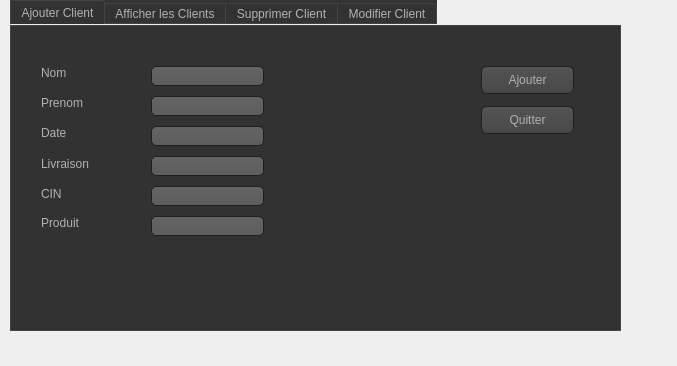
<?xml version="1.0" encoding="UTF-8"?>
<ui version="4.0">
 <class>commande</class>
 <widget class="QDialog" name="commande">
  <property name="geometry">
   <rect>
    <x>0</x>
    <y>0</y>
    <width>677</width>
    <height>366</height>
   </rect>
  </property>
  <property name="windowTitle">
   <string>Dialog</string>
  </property>
  <widget class="QTabWidget" name="tabWidget">
   <property name="geometry">
    <rect>
     <x>10</x>
     <y>0</y>
     <width>611</width>
     <height>331</height>
    </rect>
   </property>
   <property name="styleSheet">
    <string notr="true">QToolTip
{
     border: 1px solid black;
     background-color: #ffa02f;
     padding: 1px;
     border-radius: 3px;
     opacity: 100;
}

QWidget
{
    color: #b1b1b1;
    background-color: #323232;
}

QWidget:item:hover
{
    background-color: QLinearGradient( x1: 0, y1: 0, x2: 0, y2: 1, stop: 0 #ffa02f, stop: 1 #ca0619);
    color: #000000;
}

QWidget:item:selected
{
    background-color: QLinearGradient( x1: 0, y1: 0, x2: 0, y2: 1, stop: 0 #ffa02f, stop: 1 #d7801a);
}

QMenuBar::item
{
    background: transparent;
}

QMenuBar::item:selected
{
    background: transparent;
    border: 1px solid #ffaa00;
}

QMenuBar::item:pressed
{
    background: #444;
    border: 1px solid #000;
    background-color: QLinearGradient(
        x1:0, y1:0,
        x2:0, y2:1,
        stop:1 #212121,
        stop:0.4 #343434/*,
        stop:0.2 #343434,
        stop:0.1 #ffaa00*/
    );
    margin-bottom:-1px;
    padding-bottom:1px;
}

QMenu
{
    border: 1px solid #000;
}

QMenu::item
{
    padding: 2px 20px 2px 20px;
}

QMenu::item:selected
{
    color: #000000;
}

QWidget:disabled
{
    color: #404040;
    background-color: #323232;
}

QAbstractItemView
{
    background-color: QLinearGradient( x1: 0, y1: 0, x2: 0, y2: 1, stop: 0 #4d4d4d, stop: 0.1 #646464, stop: 1 #5d5d5d);
}

QWidget:focus
{
    /*border: 2px solid QLinearGradient( x1: 0, y1: 0, x2: 0, y2: 1, stop: 0 #ffa02f, stop: 1 #d7801a);*/
}

QLineEdit
{
    background-color: QLinearGradient( x1: 0, y1: 0, x2: 0, y2: 1, stop: 0 #4d4d4d, stop: 0 #646464, stop: 1 #5d5d5d);
    padding: 1px;
    border-style: solid;
    border: 1px solid #1e1e1e;
    border-radius: 5;
}

QPushButton
{
    color: #b1b1b1;
    background-color: QLinearGradient( x1: 0, y1: 0, x2: 0, y2: 1, stop: 0 #565656, stop: 0.1 #525252, stop: 0.5 #4e4e4e, stop: 0.9 #4a4a4a, stop: 1 #464646);
    border-width: 1px;
    border-color: #1e1e1e;
    border-style: solid;
    border-radius: 6;
    padding: 3px;
    font-size: 12px;
    padding-left: 5px;
    padding-right: 5px;
}

QPushButton:pressed
{
    background-color: QLinearGradient( x1: 0, y1: 0, x2: 0, y2: 1, stop: 0 #2d2d2d, stop: 0.1 #2b2b2b, stop: 0.5 #292929, stop: 0.9 #282828, stop: 1 #252525);
}

QComboBox
{
    selection-background-color: #ffaa00;
    background-color: QLinearGradient( x1: 0, y1: 0, x2: 0, y2: 1, stop: 0 #565656, stop: 0.1 #525252, stop: 0.5 #4e4e4e, stop: 0.9 #4a4a4a, stop: 1 #464646);
    border-style: solid;
    border: 1px solid #1e1e1e;
    border-radius: 5;
}

QComboBox:hover,QPushButton:hover
{
    border: 2px solid QLinearGradient( x1: 0, y1: 0, x2: 0, y2: 1, stop: 0 #ffa02f, stop: 1 #d7801a);
}


QComboBox:on
{
    padding-top: 3px;
    padding-left: 4px;
    background-color: QLinearGradient( x1: 0, y1: 0, x2: 0, y2: 1, stop: 0 #2d2d2d, stop: 0.1 #2b2b2b, stop: 0.5 #292929, stop: 0.9 #282828, stop: 1 #252525);
    selection-background-color: #ffaa00;
}

QComboBox QAbstractItemView
{
    border: 2px solid darkgray;
    selection-background-color: QLinearGradient( x1: 0, y1: 0, x2: 0, y2: 1, stop: 0 #ffa02f, stop: 1 #d7801a);
}

QComboBox::drop-down
{
     subcontrol-origin: padding;
     subcontrol-position: top right;
     width: 15px;

     border-left-width: 0px;
     border-left-color: darkgray;
     border-left-style: solid; /* just a single line */
     border-top-right-radius: 3px; /* same radius as the QComboBox */
     border-bottom-right-radius: 3px;
 }

QComboBox::down-arrow
{
     image: url(:/down_arrow.png);
}

QGroupBox:focus
{
border: 2px solid QLinearGradient( x1: 0, y1: 0, x2: 0, y2: 1, stop: 0 #ffa02f, stop: 1 #d7801a);
}

QTextEdit:focus
{
    border: 2px solid QLinearGradient( x1: 0, y1: 0, x2: 0, y2: 1, stop: 0 #ffa02f, stop: 1 #d7801a);
}

QScrollBar:horizontal {
     border: 1px solid #222222;
     background: QLinearGradient( x1: 0, y1: 0, x2: 0, y2: 1, stop: 0.0 #121212, stop: 0.2 #282828, stop: 1 #484848);
     height: 7px;
     margin: 0px 16px 0 16px;
}

QScrollBar::handle:horizontal
{
      background: QLinearGradient( x1: 0, y1: 0, x2: 1, y2: 0, stop: 0 #ffa02f, stop: 0.5 #d7801a, stop: 1 #ffa02f);
      min-height: 20px;
      border-radius: 2px;
}

QScrollBar::add-line:horizontal {
      border: 1px solid #1b1b19;
      border-radius: 2px;
      background: QLinearGradient( x1: 0, y1: 0, x2: 1, y2: 0, stop: 0 #ffa02f, stop: 1 #d7801a);
      width: 14px;
      subcontrol-position: right;
      subcontrol-origin: margin;
}

QScrollBar::sub-line:horizontal {
      border: 1px solid #1b1b19;
      border-radius: 2px;
      background: QLinearGradient( x1: 0, y1: 0, x2: 1, y2: 0, stop: 0 #ffa02f, stop: 1 #d7801a);
      width: 14px;
     subcontrol-position: left;
     subcontrol-origin: margin;
}

QScrollBar::right-arrow:horizontal, QScrollBar::left-arrow:horizontal
{
      border: 1px solid black;
      width: 1px;
      height: 1px;
      background: white;
}

QScrollBar::add-page:horizontal, QScrollBar::sub-page:horizontal
{
      background: none;
}

QScrollBar:vertical
{
      background: QLinearGradient( x1: 0, y1: 0, x2: 1, y2: 0, stop: 0.0 #121212, stop: 0.2 #282828, stop: 1 #484848);
      width: 7px;
      margin: 16px 0 16px 0;
      border: 1px solid #222222;
}

QScrollBar::handle:vertical
{
      background: QLinearGradient( x1: 0, y1: 0, x2: 0, y2: 1, stop: 0 #ffa02f, stop: 0.5 #d7801a, stop: 1 #ffa02f);
      min-height: 20px;
      border-radius: 2px;
}

QScrollBar::add-line:vertical
{
      border: 1px solid #1b1b19;
      border-radius: 2px;
      background: QLinearGradient( x1: 0, y1: 0, x2: 0, y2: 1, stop: 0 #ffa02f, stop: 1 #d7801a);
      height: 14px;
      subcontrol-position: bottom;
      subcontrol-origin: margin;
}

QScrollBar::sub-line:vertical
{
      border: 1px solid #1b1b19;
      border-radius: 2px;
      background: QLinearGradient( x1: 0, y1: 0, x2: 0, y2: 1, stop: 0 #d7801a, stop: 1 #ffa02f);
      height: 14px;
      subcontrol-position: top;
      subcontrol-origin: margin;
}

QScrollBar::up-arrow:vertical, QScrollBar::down-arrow:vertical
{
      border: 1px solid black;
      width: 1px;
      height: 1px;
      background: white;
}


QScrollBar::add-page:vertical, QScrollBar::sub-page:vertical
{
      background: none;
}

QTextEdit
{
    background-color: #242424;
}

QPlainTextEdit
{
    background-color: #242424;
}

QHeaderView::section
{
    background-color: QLinearGradient(x1:0, y1:0, x2:0, y2:1, stop:0 #616161, stop: 0.5 #505050, stop: 0.6 #434343, stop:1 #656565);
    color: white;
    padding-left: 4px;
    border: 1px solid #6c6c6c;
}

QCheckBox:disabled
{
color: #414141;
}

QDockWidget::title
{
    text-align: center;
    spacing: 3px; /* spacing between items in the tool bar */
    background-color: QLinearGradient(x1:0, y1:0, x2:0, y2:1, stop:0 #323232, stop: 0.5 #242424, stop:1 #323232);
}

QDockWidget::close-button, QDockWidget::float-button
{
    text-align: center;
    spacing: 1px; /* spacing between items in the tool bar */
    background-color: QLinearGradient(x1:0, y1:0, x2:0, y2:1, stop:0 #323232, stop: 0.5 #242424, stop:1 #323232);
}

QDockWidget::close-button:hover, QDockWidget::float-button:hover
{
    background: #242424;
}

QDockWidget::close-button:pressed, QDockWidget::float-button:pressed
{
    padding: 1px -1px -1px 1px;
}

QMainWindow::separator
{
    background-color: QLinearGradient(x1:0, y1:0, x2:0, y2:1, stop:0 #161616, stop: 0.5 #151515, stop: 0.6 #212121, stop:1 #343434);
    color: white;
    padding-left: 4px;
    border: 1px solid #4c4c4c;
    spacing: 3px; /* spacing between items in the tool bar */
}

QMainWindow::separator:hover
{

    background-color: QLinearGradient(x1:0, y1:0, x2:0, y2:1, stop:0 #d7801a, stop:0.5 #b56c17 stop:1 #ffa02f);
    color: white;
    padding-left: 4px;
    border: 1px solid #6c6c6c;
    spacing: 3px; /* spacing between items in the tool bar */
}

QToolBar::handle
{
     spacing: 3px; /* spacing between items in the tool bar */
     background: url(:/images/handle.png);
}

QMenu::separator
{
    height: 2px;
    background-color: QLinearGradient(x1:0, y1:0, x2:0, y2:1, stop:0 #161616, stop: 0.5 #151515, stop: 0.6 #212121, stop:1 #343434);
    color: white;
    padding-left: 4px;
    margin-left: 10px;
    margin-right: 5px;
}

QProgressBar
{
    border: 2px solid grey;
    border-radius: 5px;
    text-align: center;
}

QProgressBar::chunk
{
    background-color: #d7801a;
    width: 2.15px;
    margin: 0.5px;
}

QTabBar::tab {
    color: #b1b1b1;
    border: 1px solid #444;
    border-bottom-style: none;
    background-color: #323232;
    padding-left: 10px;
    padding-right: 10px;
    padding-top: 3px;
    padding-bottom: 2px;
    margin-right: -1px;
}

QTabWidget::pane {
    border: 1px solid #444;
    top: 1px;
}

QTabBar::tab:last
{
    margin-right: 0; /* the last selected tab has nothing to overlap with on the right */
    border-top-right-radius: 3px;
}

QTabBar::tab:first:!selected
{
 margin-left: 0px; /* the last selected tab has nothing to overlap with on the right */


    border-top-left-radius: 3px;
}

QTabBar::tab:!selected
{
    color: #b1b1b1;
    border-bottom-style: solid;
    margin-top: 3px;
    background-color: QLinearGradient(x1:0, y1:0, x2:0, y2:1, stop:1 #212121, stop:.4 #343434);
}

QTabBar::tab:selected
{
    border-top-left-radius: 3px;
    border-top-right-radius: 3px;
    margin-bottom: 0px;
}

QTabBar::tab:!selected:hover
{
    /*border-top: 2px solid #ffaa00;
    padding-bottom: 3px;*/
    border-top-left-radius: 3px;
    border-top-right-radius: 3px;
    background-color: QLinearGradient(x1:0, y1:0, x2:0, y2:1, stop:1 #212121, stop:0.4 #343434, stop:0.2 #343434, stop:0.1 #ffaa00);
}

QRadioButton::indicator:checked, QRadioButton::indicator:unchecked{
    color: #b1b1b1;
    background-color: #323232;
    border: 1px solid #b1b1b1;
    border-radius: 6px;
}

QRadioButton::indicator:checked
{
    background-color: qradialgradient(
        cx: 0.5, cy: 0.5,
        fx: 0.5, fy: 0.5,
        radius: 1.0,
        stop: 0.25 #ffaa00,
        stop: 0.3 #323232
    );
}

QCheckBox::indicator{
    color: #b1b1b1;
    background-color: #323232;
    border: 1px solid #b1b1b1;
    width: 9px;
    height: 9px;
}

QRadioButton::indicator
{
    border-radius: 6px;
}

QRadioButton::indicator:hover, QCheckBox::indicator:hover
{
    border: 1px solid #ffaa00;
}

QCheckBox::indicator:checked
{
    image:url(:/images/checkbox.png);
}

QCheckBox::indicator:disabled, QRadioButton::indicator:disabled
{
    border: 1px solid #444;
}</string>
   </property>
   <property name="currentIndex">
    <number>0</number>
   </property>
   <widget class="QWidget" name="tab_5">
    <attribute name="title">
     <string>Ajouter Client</string>
    </attribute>
    <widget class="QLabel" name="label">
     <property name="geometry">
      <rect>
       <x>30</x>
       <y>160</y>
       <width>61</width>
       <height>16</height>
      </rect>
     </property>
     <property name="text">
      <string>CIN</string>
     </property>
    </widget>
    <widget class="QLabel" name="label_15">
     <property name="geometry">
      <rect>
       <x>30</x>
       <y>100</y>
       <width>47</width>
       <height>13</height>
      </rect>
     </property>
     <property name="text">
      <string>Date</string>
     </property>
    </widget>
    <widget class="QLabel" name="label_16">
     <property name="geometry">
      <rect>
       <x>30</x>
       <y>130</y>
       <width>51</width>
       <height>16</height>
      </rect>
     </property>
     <property name="text">
      <string>Livraison</string>
     </property>
    </widget>
    <widget class="QLineEdit" name="lineEdit_CIN_2">
     <property name="geometry">
      <rect>
       <x>140</x>
       <y>160</y>
       <width>113</width>
       <height>20</height>
      </rect>
     </property>
    </widget>
    <widget class="QLineEdit" name="lineEdit_Date_2">
     <property name="geometry">
      <rect>
       <x>140</x>
       <y>100</y>
       <width>113</width>
       <height>20</height>
      </rect>
     </property>
    </widget>
    <widget class="QLineEdit" name="lineEdit_Livraison_2">
     <property name="geometry">
      <rect>
       <x>140</x>
       <y>130</y>
       <width>113</width>
       <height>20</height>
      </rect>
     </property>
    </widget>
    <widget class="QLineEdit" name="lineEdit_Produit_2">
     <property name="geometry">
      <rect>
       <x>140</x>
       <y>190</y>
       <width>113</width>
       <height>20</height>
      </rect>
     </property>
    </widget>
    <widget class="QLabel" name="label_17">
     <property name="geometry">
      <rect>
       <x>30</x>
       <y>190</y>
       <width>47</width>
       <height>13</height>
      </rect>
     </property>
     <property name="text">
      <string>Produit</string>
     </property>
    </widget>
    <widget class="QLineEdit" name="lineEdit_Prenom_2">
     <property name="geometry">
      <rect>
       <x>140</x>
       <y>70</y>
       <width>113</width>
       <height>20</height>
      </rect>
     </property>
    </widget>
    <widget class="QLineEdit" name="lineEdit_Nom_2">
     <property name="geometry">
      <rect>
       <x>140</x>
       <y>40</y>
       <width>113</width>
       <height>20</height>
      </rect>
     </property>
    </widget>
    <widget class="QLabel" name="label_18">
     <property name="geometry">
      <rect>
       <x>30</x>
       <y>70</y>
       <width>47</width>
       <height>13</height>
      </rect>
     </property>
     <property name="text">
      <string>Prenom</string>
     </property>
    </widget>
    <widget class="QLabel" name="label_19">
     <property name="geometry">
      <rect>
       <x>30</x>
       <y>40</y>
       <width>47</width>
       <height>13</height>
      </rect>
     </property>
     <property name="text">
      <string>Nom</string>
     </property>
    </widget>
    <widget class="QPushButton" name="pushButton">
     <property name="geometry">
      <rect>
       <x>470</x>
       <y>40</y>
       <width>93</width>
       <height>28</height>
      </rect>
     </property>
     <property name="text">
      <string>Ajouter</string>
     </property>
    </widget>
    <widget class="QPushButton" name="pushButton_3">
     <property name="geometry">
      <rect>
       <x>470</x>
       <y>80</y>
       <width>93</width>
       <height>28</height>
      </rect>
     </property>
     <property name="text">
      <string>Quitter</string>
     </property>
    </widget>
   </widget>
   <widget class="QWidget" name="tab_6">
    <attribute name="title">
     <string>Afficher les Clients</string>
    </attribute>
    <widget class="QTableView" name="tabclient_2">
     <property name="geometry">
      <rect>
       <x>10</x>
       <y>10</y>
       <width>361</width>
       <height>251</height>
      </rect>
     </property>
    </widget>
   </widget>
   <widget class="QWidget" name="tab_7">
    <attribute name="title">
     <string>Supprimer Client</string>
    </attribute>
    <widget class="QLineEdit" name="lineEdit_id_3">
     <property name="geometry">
      <rect>
       <x>140</x>
       <y>30</y>
       <width>113</width>
       <height>20</height>
      </rect>
     </property>
    </widget>
    <widget class="QLabel" name="label_20">
     <property name="geometry">
      <rect>
       <x>20</x>
       <y>30</y>
       <width>61</width>
       <height>16</height>
      </rect>
     </property>
     <property name="text">
      <string>prenom</string>
     </property>
    </widget>
    <widget class="QPushButton" name="pb_supprimer_2">
     <property name="geometry">
      <rect>
       <x>240</x>
       <y>140</y>
       <width>75</width>
       <height>23</height>
      </rect>
     </property>
     <property name="text">
      <string>Supprimer</string>
     </property>
    </widget>
   </widget>
   <widget class="QWidget" name="tab_8">
    <attribute name="title">
     <string>Modifier Client</string>
    </attribute>
    <widget class="QLineEdit" name="lineEdit_nomrech_2">
     <property name="geometry">
      <rect>
       <x>130</x>
       <y>20</y>
       <width>113</width>
       <height>20</height>
      </rect>
     </property>
    </widget>
    <widget class="QLabel" name="label_21">
     <property name="geometry">
      <rect>
       <x>20</x>
       <y>20</y>
       <width>91</width>
       <height>20</height>
      </rect>
     </property>
     <property name="text">
      <string>nom a modifier</string>
     </property>
    </widget>
    <widget class="QPushButton" name="pb_Modifier_2">
     <property name="geometry">
      <rect>
       <x>270</x>
       <y>170</y>
       <width>75</width>
       <height>23</height>
      </rect>
     </property>
     <property name="text">
      <string>Modifier</string>
     </property>
    </widget>
    <widget class="QLabel" name="label_22">
     <property name="geometry">
      <rect>
       <x>30</x>
       <y>40</y>
       <width>81</width>
       <height>30</height>
      </rect>
     </property>
     <property name="text">
      <string>prenom a mod</string>
     </property>
    </widget>
    <widget class="QLineEdit" name="lineEdit_dateLN_2">
     <property name="geometry">
      <rect>
       <x>130</x>
       <y>80</y>
       <width>113</width>
       <height>20</height>
      </rect>
     </property>
    </widget>
    <widget class="QLabel" name="label_23">
     <property name="geometry">
      <rect>
       <x>20</x>
       <y>110</y>
       <width>91</width>
       <height>20</height>
      </rect>
     </property>
     <property name="text">
      <string>livraison</string>
     </property>
    </widget>
    <widget class="QLineEdit" name="lineEdit_LivraisonCN_2">
     <property name="geometry">
      <rect>
       <x>130</x>
       <y>110</y>
       <width>113</width>
       <height>20</height>
      </rect>
     </property>
    </widget>
    <widget class="QLabel" name="label_24">
     <property name="geometry">
      <rect>
       <x>20</x>
       <y>140</y>
       <width>91</width>
       <height>20</height>
      </rect>
     </property>
     <property name="text">
      <string>CIN</string>
     </property>
    </widget>
    <widget class="QLineEdit" name="lineEdit_prenomN_2">
     <property name="geometry">
      <rect>
       <x>130</x>
       <y>50</y>
       <width>113</width>
       <height>20</height>
      </rect>
     </property>
    </widget>
    <widget class="QLabel" name="label_25">
     <property name="geometry">
      <rect>
       <x>20</x>
       <y>80</y>
       <width>91</width>
       <height>20</height>
      </rect>
     </property>
     <property name="text">
      <string>date</string>
     </property>
    </widget>
    <widget class="QLineEdit" name="lineEdit_CINN_2">
     <property name="geometry">
      <rect>
       <x>130</x>
       <y>140</y>
       <width>113</width>
       <height>20</height>
      </rect>
     </property>
    </widget>
    <widget class="QLineEdit" name="lineEdit_ProduitN_2">
     <property name="geometry">
      <rect>
       <x>130</x>
       <y>170</y>
       <width>113</width>
       <height>20</height>
      </rect>
     </property>
    </widget>
    <widget class="QLabel" name="label_26">
     <property name="geometry">
      <rect>
       <x>30</x>
       <y>170</y>
       <width>71</width>
       <height>20</height>
      </rect>
     </property>
     <property name="text">
      <string>produit</string>
     </property>
    </widget>
   </widget>
  </widget>
 </widget>
 <resources/>
 <connections/>
</ui>
